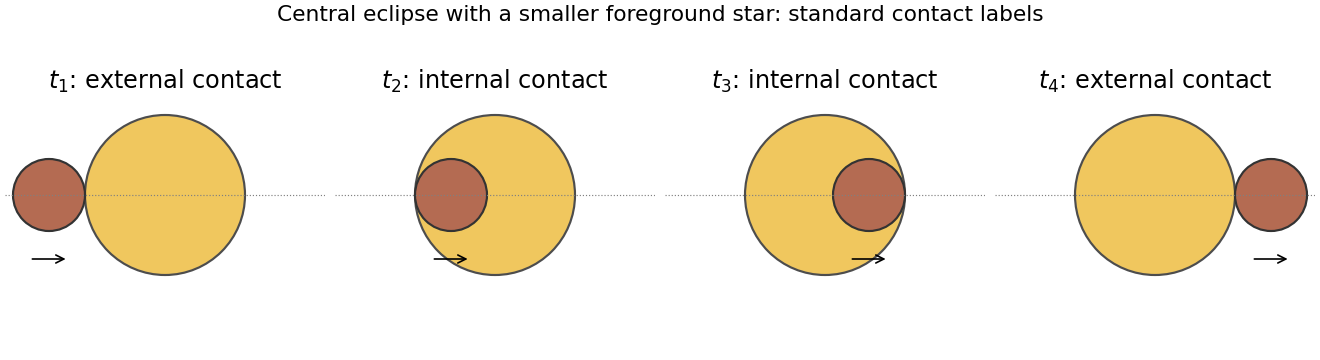

Source code (Python):
"""Conditional standard-contact geometry, with no recovered light-curve data."""
from pathlib import Path
import matplotlib
matplotlib.use("Agg")
import matplotlib.pyplot as plt
from matplotlib.patches import Circle


def main():
    plt.rcParams.update({"font.size":12,"figure.facecolor":"white","axes.facecolor":"white"})
    fig,axes=plt.subplots(1,4,figsize=(11,3),layout="constrained");small=.45;centres=[-1-small,-1+small,1-small,1+small]
    for j,(ax,pos)in enumerate(zip(axes,centres),1):
        ax.add_patch(Circle((0,0),1,facecolor="#F0C75E",edgecolor=".3",lw=1.3));ax.add_patch(Circle((pos,0),small,facecolor="#B46B52",edgecolor=".2",lw=1.3));ax.axhline(0,color=".5",lw=.7,ls=":");ax.set(xlim=(-2,2),ylim=(-1.2,1.2),title=rf"$t_{j}$: "+("external contact"if j in[1,4]else"internal contact"));ax.set_aspect("equal");ax.set_axis_off()
        ax.annotate("",(pos+.25,-.8),(pos-.25,-.8),arrowprops={"arrowstyle":"->"})
    fig.suptitle("Central eclipse with a smaller foreground star: standard contact labels",fontsize=13)
    fig.savefig(Path.cwd()/Path(__file__).with_suffix(".png").name,dpi=120,facecolor="white");plt.close(fig)


if __name__=="__main__":main()
